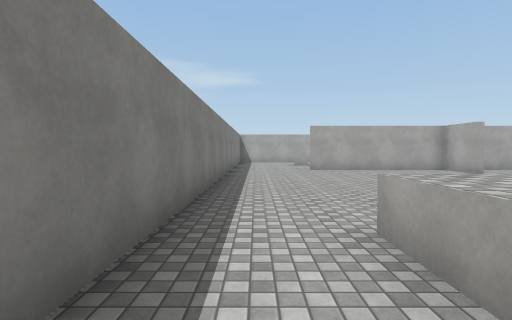
View 1 (above)

20 first-person views from a walk through a scene from a Unity 3-D project. The camera is 1.4 m above the floor, tilts 2° down and sees 80° across. The floor is counted in squares, 2 m on a side. Each view is taken from the middle of a square. On the plan, view 1 faces up. The plan holds only what a view shows up to about 10 squares ahead; the rest is blank. Surface patterns are stand-ins for the level's own textures.

View 2
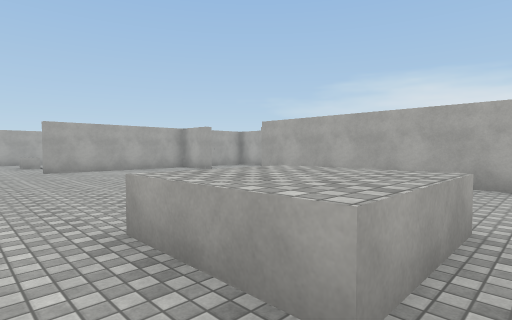

View 3
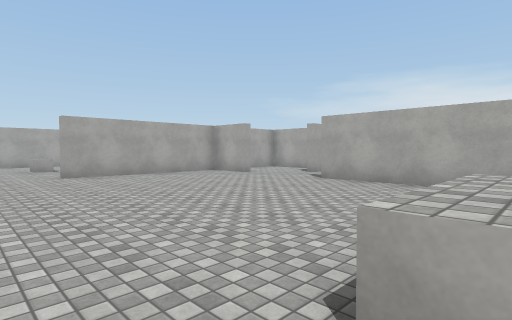

View 4
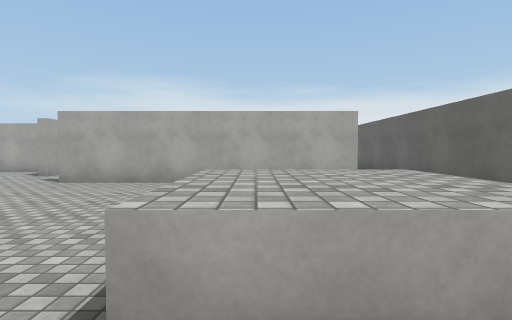

View 5
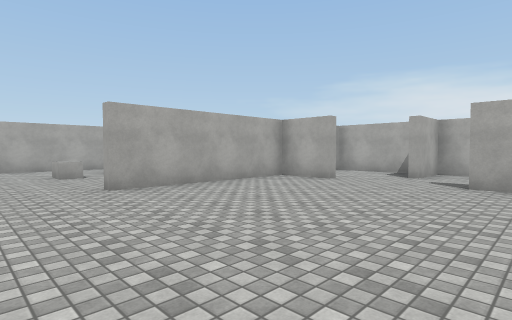

View 6
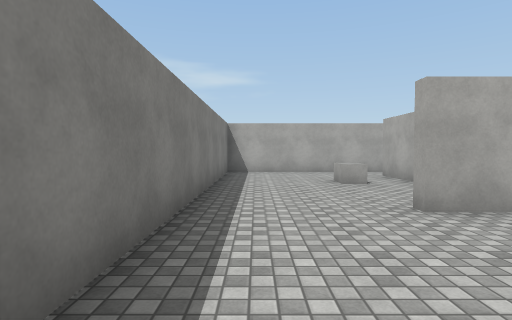

View 7
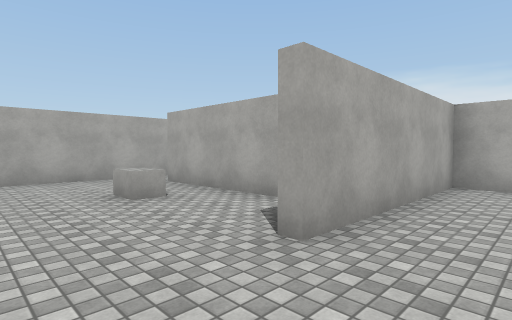

View 8
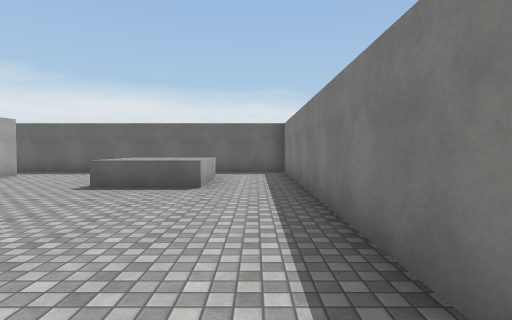

View 9
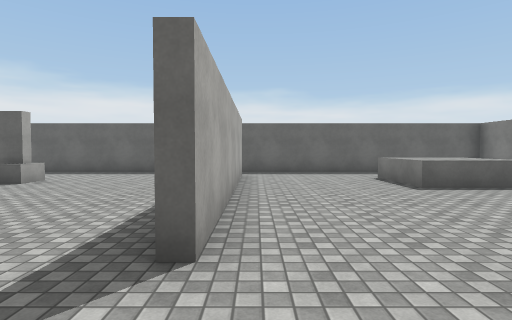

View 10
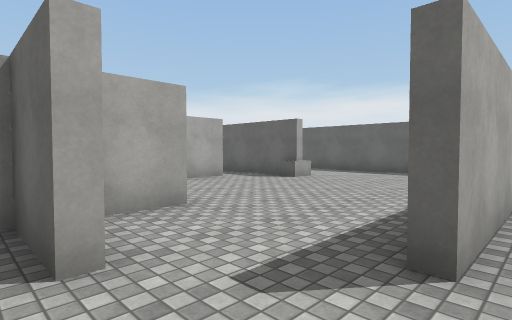

View 11
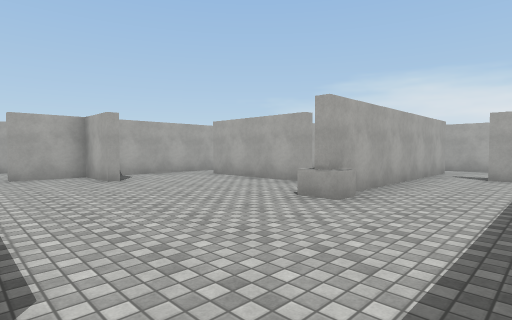

View 12
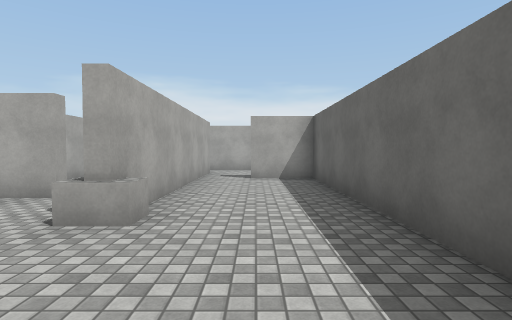

View 13
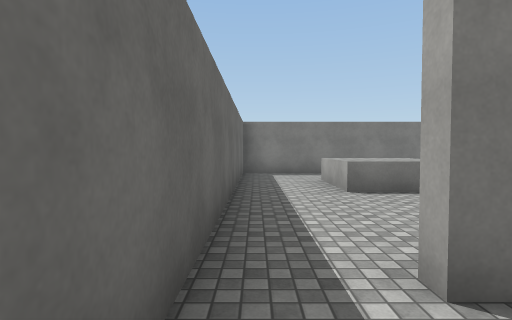

View 14
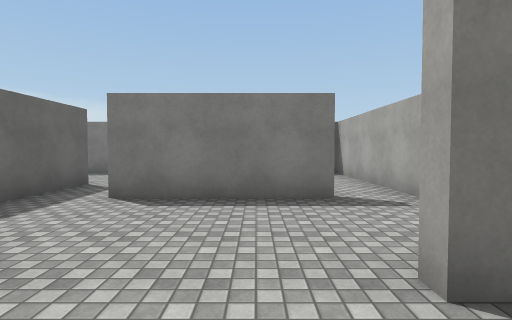

View 15
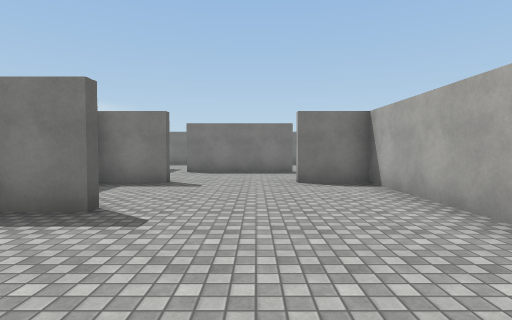

View 16
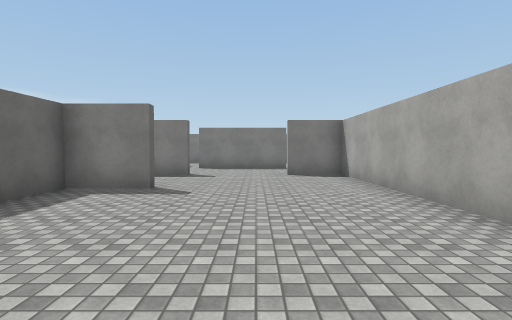

View 17
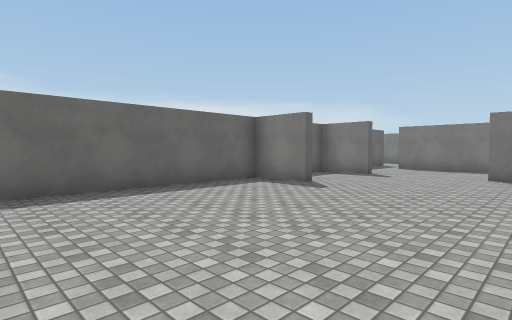

View 18
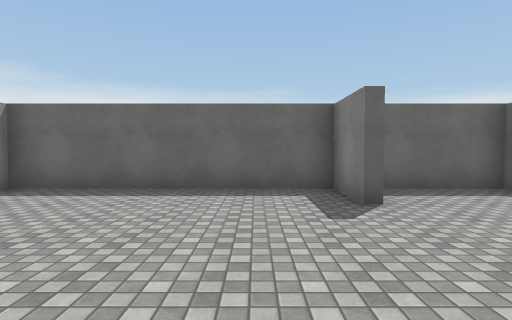

View 19
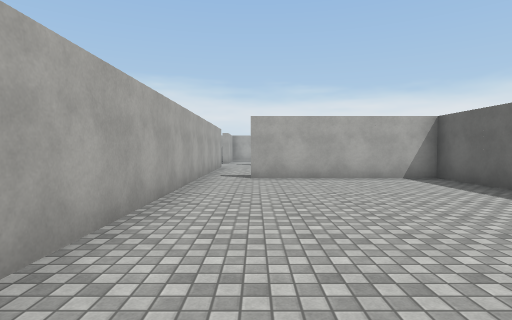

View 20
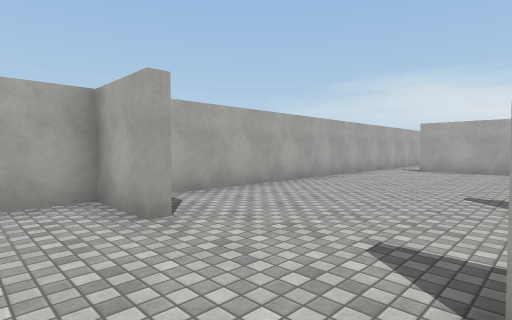

### Floor plan
Points are (right, up) in squares from view 1. A wall is a line through its corners. A room is listed if a view was taken in it or the views show most of it. See-through windows are left out.
Room 1 (views 1, 2, 3, 4, 5, 6, 7, 8, 9, 10)
walls: (6.4, 8.8) (6.4, 10.4) (1.9, 10.4); (6.4, -0.1) (6.4, 6.1); (-0.9, 11.5) (-0.9, -1.4) (6.5, -1.4)
low walls: (3, 2.5) (3, 0.5) (1, 0.5) (1, 2.5) (3, 2.5)
ways out: opening at (7, -1) to room 2; opening at (0.5, 11) to room 5; opening at (7, 7) to room 7
Room 2 (views 11, 12, 13)
walls: (11.4, 1.6) (13.8, 1.6); (12.4, 2.8) (12.4, 6.1); (15.5, 1.4) (11.4, 1.4); (6.5, -1.4) (15.4, -1.4) (15.4, 0.1)
ways out: opening at (7, -1) to room 1; opening at (8.5, 6) to room 7; opening at (11.5, 6); opening at (16, 1); gap at (13, 3)
objects: other object (11, 2)
Room 3 (views 14, 15, 16, 17, 18, 19)
walls: (9.6, 12.2) (9.6, 10.6) (15.4, 10.6) (15.4, 15.1); (6.6, 12.2) (6.6, 10.6) (8.8, 10.6); (15.4, 16.4) (6.6, 16.4) (6.6, 14.9)
ways out: opening at (7, 13.5) to room 4; opening at (16, 16)
Room 4 (view 20)
walls: (3.6, 15.2) (3.6, 11.9)
ways out: opening at (7, 13.5) to room 3; gap at (4, 12) to room 5; opening at (5.5, 15) to room 6
Room 5 (no view inside)
walls: (3.4, 11.9) (3.4, 15.1); (3.5, 16.4) (-0.9, 16.4) (-0.9, 11.5); (1.9, 10.6) (4, 10.6)
ways out: opening at (0.5, 11) to room 1; gap at (4, 12) to room 4; opening at (4, 16) to room 6
objects: other object (2, 14)
Room 6 (no view inside)
walls: (6.4, 14.8) (6.4, 16.4) (3.5, 16.4)
ways out: opening at (5.5, 15) to room 4; opening at (4, 16) to room 5
Room 7 (no view inside)
walls: (9.4, 5.9) (9.4, 7.4) (7.9, 7.4)
ways out: opening at (7, 7) to room 1; opening at (8.5, 6) to room 2
Room 8 (no view inside)
walls: (7.8, 7.6) (9.4, 7.6) (9.4, 9.9)

Positions as (right, up) in squares from view 1, and headings:
1: (0, 0), facing up
2: (0, 0), facing up-right
3: (0, 2), facing up-right
4: (0, 2), facing right
5: (0, 5), facing up-right
6: (0, 7), facing up
7: (0, 9), facing up-right
8: (0, 8), facing down
9: (6, 8), facing down
10: (6, 8), facing down-right
11: (7, -1), facing up-right
12: (8, 0), facing right
13: (8, -1), facing left
14: (8, 14), facing left
15: (13, 14), facing left
16: (15, 14), facing left
17: (15, 16), facing down-left
18: (11, 16), facing down
19: (8, 15), facing right
20: (5, 12), facing up-right
